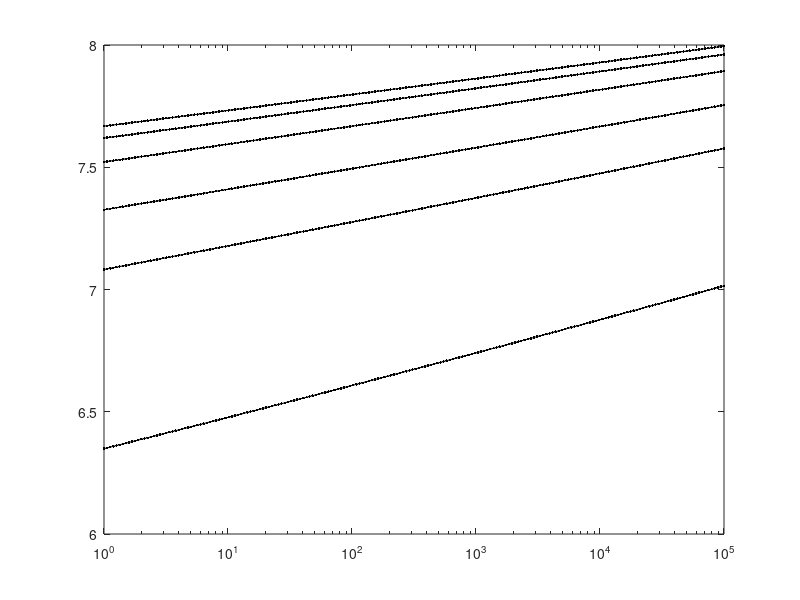
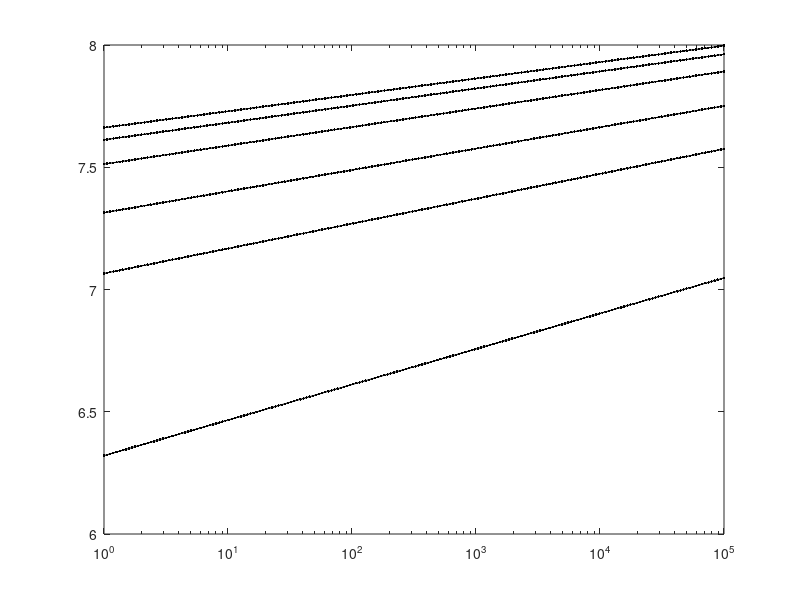
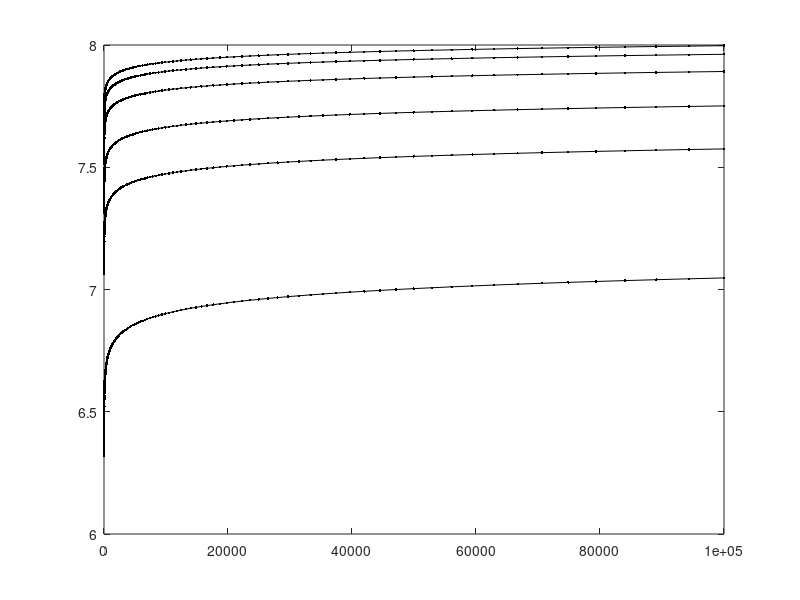
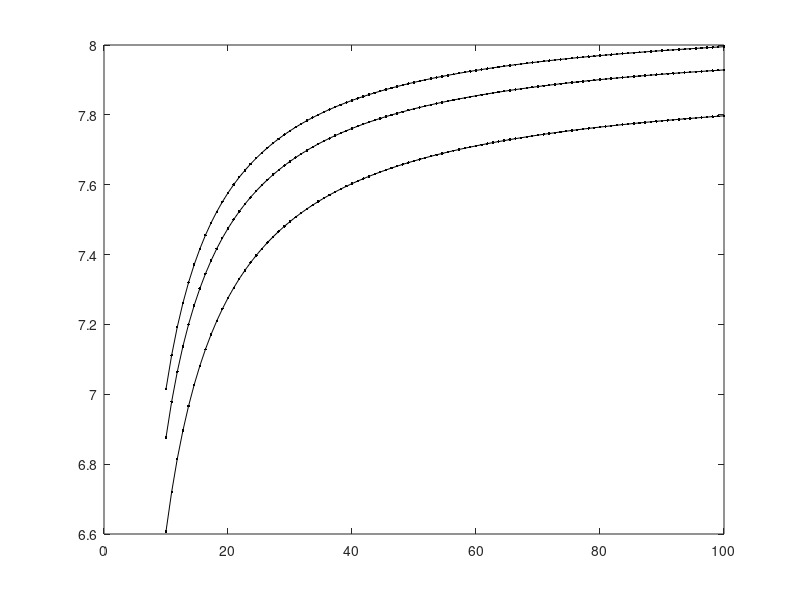

Source code (MATLAB) for these figures, in order:
function FENE_CB_functions 
close all
 
df_power       = @(kappa,t) 2.5191*(1+10*(0.6679./kappa)).*t.^(0.049554*(1+10*(-0.18709./kappa))); %  R2 = 0.9288
df_logarithmic = @(kappa,t) 1.8987*(1+10*(0.90553./kappa)) + (0.22472*(1+10*(0.21091./kappa)))*log(t); %  R2 = 0.92898
 
Lf_power       = @(kappa,t) 6.9913*(1+10*(0.22248./kappa)).*t.^(0.053751*(1+10*(0.17802./kappa))); %  R2 = 0.66928
Lf_logarithmic = @(kappa,t) 4.9098*(1+10*(0.087762./kappa)) + (0.70121*(1+10*(0.45222./kappa)))*log(t); %  R2 = 0.6687
 
Lfdivdf_power       = @(kappa,t) 2.7657*(1+10*(-0.33456./kappa)).*t.^(0.0041842*(1+10*(4.4991./kappa))); %  R2 = 0.17253
Lfdivdf_logarithmic = @(kappa,t) 2.7336*(1+10*(-0.34733./kappa)) + (0.012263*(1+10*(3.9344./kappa)))*log(t); %  R2 = 0.1721
 
Ltotal_power       = @(kappa,t) 10894.6745*(1+10*(-0.78308./kappa)).*t.^(-0.12738*(1+10*(-0.11672./kappa))); %  R2 = 0.97054
Ltotal_logarithmic = @(kappa,t) 6327.4246*(1+10*(-0.7548./kappa)) + (-325.2563*(1+10*(-0.75742./kappa)))*log(t); %  R2 = 0.96964
 
rpore_power       = @(kappa,t) 5.7735*(1+10*(1.81./kappa)).*t.^(0.079335*(1+10*(-0.56375./kappa))); %  R2 = 0.93644
rpore_logarithmic = @(kappa,t) 1.0034*(1+10*(13.0684./kappa)) + (1.2317*(1+10*(-0.14762./kappa)))*log(t); %  R2 = 0.93653
 
Rg_power       = @(kappa,t) 7.8147*(1+10*(-0.18755./kappa)).*t.^(0.0030677*(1+10*(1.8243./kappa))); %  R2 = 0.97444
Rg_logarithmic = @(kappa,t) 7.8109*(1+10*(-0.1908./kappa)) + (0.025345*(1+10*(1.4909./kappa)))*log(t); %  R2 = 0.97449
 
bondsC_power       = @(kappa,t) 38334.2176*(1+10*(0.73398./kappa)).*t.^(0.047486*(1+10*(-0.60306./kappa))); %  R2 = 0.99008
bondsC_logarithmic = @(kappa,t) 30520.4918*(1+10*(1.1279./kappa)) + (3209.7329*(1+10*(-0.44834./kappa)))*log(t); %  R2 = 0.99036
 
pe_power       = @(kappa,t) 19.1531*(1+10*(-0.077511./kappa)).*t.^(-0.0089826*(1+10*(-0.34152./kappa))); %  R2 = 0.99624
pe_logarithmic = @(kappa,t) 19.0643*(1+10*(-0.074941./kappa)) + (-0.1554*(1+10*(-0.37527./kappa)))*log(t); %  R2 = 0.9962
 
negEpair_power       = @(kappa,t) 2.2466*(1+10*(0.30595./kappa)).*t.^(0.037574*(1+10*(-0.42398./kappa))); %  R2 = 0.99556
negEpair_logarithmic = @(kappa,t) 1.9845*(1+10*(0.43088./kappa)) + (0.12965*(1+10*(-0.358./kappa)))*log(t); %  R2 = 0.99575
 
ebond_power       = @(kappa,t) 20.0406*(1+10*(-0.00099038./kappa)).*t.^(-0.00012989*(1+10*(-0.46662./kappa))); %  R2 = 0.62354
ebond_logarithmic = @(kappa,t) 20.0406*(1+10*(-0.00098953./kappa)) + (-0.0025992*(1+10*(-0.46683./kappa)))*log(t); %  R2 = 0.62354
 
eangle_power       = @(kappa,t) 1.0598*(1+10*(-0.54538./kappa)).*t.^(-0.030893*(1+10*(0.14354./kappa))); %  R2 = 0.98894
eangle_logarithmic = @(kappa,t) 1.009*(1+10*(-0.5542./kappa)) + (-0.023215*(1+10*(-0.48137./kappa)))*log(t); %  R2 = 0.98871
 
inverseEllp_power       = @(kappa,t) 0.005336*(1+10*(13.3645./kappa)).*t.^(-0.030944*(1+10*(0.17033./kappa))); %  R2 = 0.98893
inverseEllp_logarithmic = @(kappa,t) 0.0051511*(1+10*(13.0361./kappa)) + (-0.00010536*(1+10*(15.9799./kappa)))*log(t); %  R2 = 0.9887
 
n1_power       = @(kappa,t) 50.9453*(1+10*(-1.1536./kappa)).*t.^(-0.087368*(1+10*(0.46424./kappa))); %  R2 = 0.077789
n1_logarithmic = @(kappa,t) 8.8877*(1+10*(-0.2931./kappa)) + (-0.41145*(1+10*(-0.23862./kappa)))*log(t); %  R2 = 0.080471
 
n2_power       = @(kappa,t) 10940.5185*(1+10*(-0.74089./kappa)).*t.^(-0.12297*(1+10*(-0.067989./kappa))); %  R2 = 0.98277
n2_logarithmic = @(kappa,t) 6501.6935*(1+10*(-0.7253./kappa)) + (-330.5477*(1+10*(-0.72151./kappa)))*log(t); %  R2 = 0.98176
 
n3_power       = @(kappa,t) 748.7794*(1+10*(-0.56727./kappa)).*t.^(-0.16808*(1+10*(0.076525./kappa))); %  R2 = 0.81509
n3_logarithmic = @(kappa,t) 326.6001*(1+10*(-0.74042./kappa)) + (-18.6786*(1+10*(-0.69529./kappa)))*log(t); %  R2 = 0.81411
 
n4_power       = @(kappa,t) 229.2659*(1+10*(-0.96508./kappa)).*t.^(-0.24531*(1+10*(0.21078./kappa))); %  R2 = 0.35061
n4_logarithmic = @(kappa,t) 40.9768*(1+10*(-1.1562./kappa)) + (-2.69*(1+10*(-1.1515./kappa)))*log(t); %  R2 = 0.35812
 
n5_power       = @(kappa,t) 125.0436*(1+10*(-1.4769./kappa)).*t.^(-0.46728*(1+10*(-2.178./kappa))); %  R2 = 0.13971
n5_logarithmic = @(kappa,t) 9.694*(1+10*(-1.6695./kappa)) + (-0.6636*(1+10*(-1.7897./kappa)))*log(t); %  R2 = 0.13454
 
loops_power       = @(kappa,t) 572.8625*(1+10*(-0.86653./kappa)).*t.^(-0.1954*(1+10*(-0.15798./kappa))); %  R2 = 0.94139
loops_logarithmic = @(kappa,t) 210.7633*(1+10*(-0.90528./kappa)) + (-12.5745*(1+10*(-0.89738./kappa)))*log(t); %  R2 = 0.94029
 
edges_power       = @(kappa,t) 1491.0145*(1+10*(-0.76834./kappa)).*t.^(-0.18112*(1+10*(-0.029491./kappa))); %  R2 = 0.93133
edges_logarithmic = @(kappa,t) 594.9492*(1+10*(-0.83468./kappa)) + (-34.8869*(1+10*(-0.81491./kappa)))*log(t); %  R2 = 0.9293
 
l1_power       = @(kappa,t) 3.6702*(1+10*(0.31562./kappa)).*t.^(0.03691*(1+10*(0.14567./kappa))); %  R2 = 0.98291
l1_logarithmic = @(kappa,t) 3.1707*(1+10*(0.31993./kappa)) + (0.21163*(1+10*(0.47464./kappa)))*log(t); %  R2 = 0.98316
 
ell1_power       = @(kappa,t) 5.4046*(1+10*(0.28651./kappa)).*t.^(0.037348*(1+10*(0.25351./kappa))); %  R2 = 0.98445
ell1_logarithmic = @(kappa,t) 4.6452*(1+10*(0.24681./kappa)) + (0.31554*(1+10*(0.64243./kappa)))*log(t); %  R2 = 0.98473
 
Vf_power       = @(kappa,t) 38302.6362*(1+10*(-0.064391./kappa)).*t.^(-0.0084609*(1+10*(-0.23689./kappa))); %  R2 = 0.71836
Vf_logarithmic = @(kappa,t) 38118.4498*(1+10*(-0.061872./kappa)) + (-292.3343*(1+10*(-0.25954./kappa)))*log(t); %  R2 = 0.71841
 
Af_power       = @(kappa,t) 105007.5832*(1+10*(-0.53314./kappa)).*t.^(-0.078484*(1+10*(-0.055468./kappa))); %  R2 = 0.97405
Af_logarithmic = @(kappa,t) 79821.6041*(1+10*(-0.49122./kappa)) + (-3216.0019*(1+10*(-0.459./kappa)))*log(t); %  R2 = 0.9734
 
rhop_power       = @(kappa,t) 0.78286*(1+10*(0.068746./kappa)).*t.^(0.0084602*(1+10*(-0.23732./kappa))); %  R2 = 0.71854
rhop_logarithmic = @(kappa,t) 0.77852*(1+10*(0.072193./kappa)) + (0.0073457*(1+10*(-0.21425./kappa)))*log(t); %  R2 = 0.71848

l0_power       = @(kappa,t) 18.5663*(1+10*(0.23204./kappa)).*t.^(0.039014*(1+10*(0.39718./kappa))); %  R2 = 0.93017
l0_logarithmic = @(kappa,t) 15.2446*(1+10*(0.17129./kappa)) + (1.1756*(1+10*(0.79219./kappa)))*log(t); %  R2 = 0.93056
 
ell0_power       = @(kappa,t) 21.9171*(1+10*(1.2714./kappa)).*t.^(0.065312*(1+10*(-0.54214./kappa))); %  R2 = 0.81847
ell0_logarithmic = @(kappa,t) 8.7192*(1+10*(4.3371./kappa)) + (3.5287*(1+10*(-0.43827./kappa)))*log(t); %  R2 = 0.81958



% Example: Rg (power-law fit) versus time for different kappa 
figure;
t = 10.^linspace(0,5,200); 
for kappa = [10 20 30 50 75 100]
  semilogx(t,Rg_power(kappa,t),'k.-'); hold on; 
end

% Example: Rg (logarithmic fit) versus time for different kappa
figure;
t = 10.^linspace(0,5,200); 
for kappa = [10 20 30 50 75 100]
  semilogx(t,Rg_logarithmic(kappa,t),'k.-'); hold on; 
end

% Example: Rg (logarithmic fit) versus time for different kappa
figure;
t = 10.^linspace(0,5,200); 
for kappa = [10 20 30 50 75 100]
  plot(t,Rg_logarithmic(kappa,t),'k.-'); hold on; 
end

% Example Rg (power-law fit) versus kappa at three different times
figure;
kappas = linspace(10,100,100);
for t = [1e2 1e4 1e5];
  plot(kappas,Rg_power(kappas,t),'k.-'); hold on; 
end
